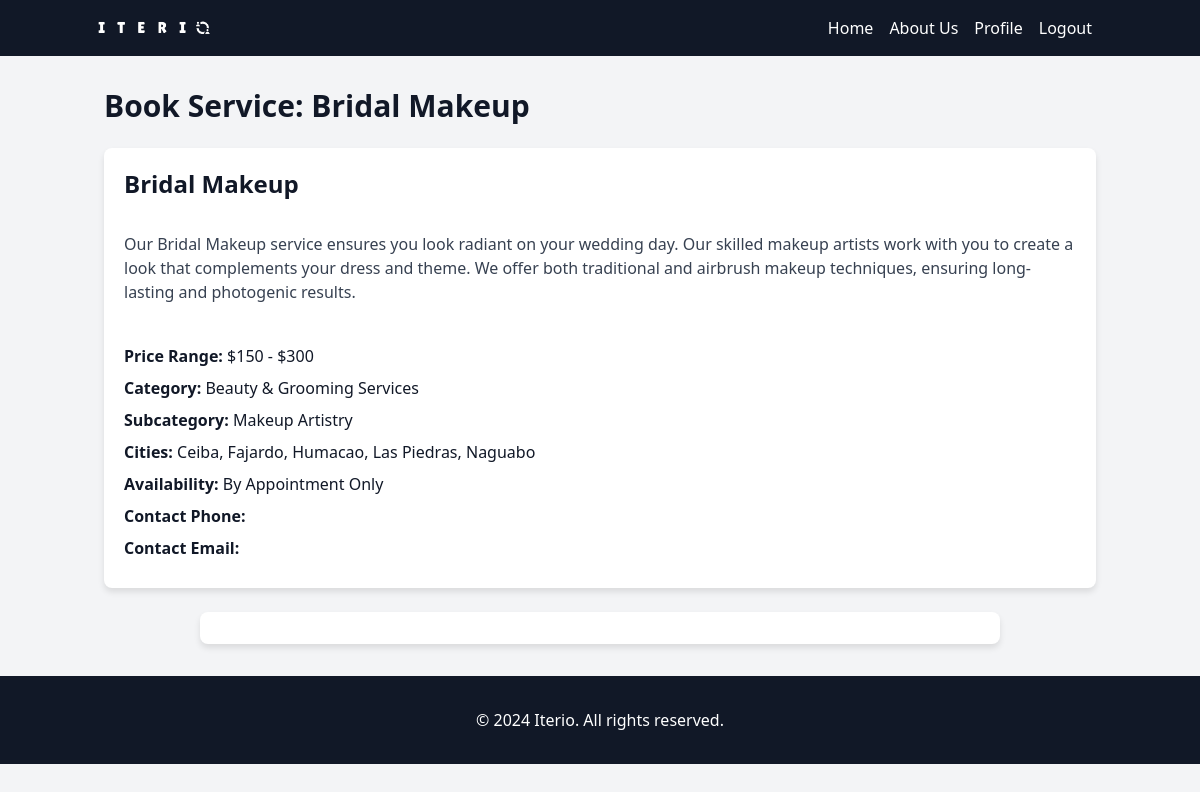
Page /services/72/book/ (signed in) on the committed database.
### iterio_app/models.py (models this page shows, shortened)
class Service(models.Model):
    name = models.CharField(max_length=100)
    description = models.TextField()
    price_range = models.CharField(max_length=100, blank=True)
    category = models.ForeignKey(Category, on_delete=models.CASCADE, related_name='services', default=11)
    subcategory = models.ForeignKey(SubCategory, on_delete=models.CASCADE, related_name='services')
    cities = models.ManyToManyField(City, related_name='services')
    picture = models.ImageField(upload_to='service_pictures', blank=True, null=True)
    availability = models.TextField(blank=True)
    contact_info = models.TextField(blank=True)

class Category(models.Model):
    name = models.CharField(max_length=100)
    img_path = models.CharField(max_length=120, blank=True)
    details = models.CharField(max_length=120, blank=True)
    redirect = models.CharField(max_length=120, blank=True)
    def __str__(self):
        return self.name
    class Meta:
        verbose_name_plural = 'Categories'

class SubCategory(models.Model):
    name = models.CharField(max_length=100)
    category = models.ForeignKey(Category, on_delete=models.CASCADE, related_name='subcategories')
    def __str__(self):
        return self.name
    class Meta:
        verbose_name_plural = 'Sub-categories'

class City(models.Model):
    name = models.CharField(max_length=100, unique=True)

### iterio_app/views.py (the view)
# urls.py: path('services/<int:service_id>/book/', views.book_service, name='book_service'),
@login_required
def book_service(request, service_id):
    service = get_object_or_404(Service, id=service_id)
    if request.method == 'POST':
        form = BookingForm(request.POST)
        if form.is_valid():
            booking = form.save(commit=False)
            booking.user = request.user
            booking.service_slot.is_booked = True
            booking.service_slot.save()
            booking.save()
            return redirect('booking_success')
    else:
        form = BookingForm()
    context = {
        'service': service,
        'form': form,
    }
    return render(request, 'iterio_app/book_service.html', context)

### iterio_app/templates/iterio_app/book_service.html (shortened to what this page needs)
<!DOCTYPE html>
{% load static %}
{% load static tailwind_tags %}
<html lang="en">
<head>
    {% tailwind_css %}
    <link rel="stylesheet" href="https://cdn.jsdelivr.net/npm/fullcalendar@5.10.1/main.min.css" />
</head>
<body class="font-sans text-gray-900 leading-normal antialiased bg-gray-100">
    {% include 'navbar.html' %}
    <div class="container mx-auto px-4 py-8">
        <h1 class="text-3xl font-bold mb-6">Book Service: {{ service.name }}</h1>
        <div class="info-container mb-6">
            <h2 class="text-2xl font-semibold mb-2">{{ service.name }}</h2>
            <div class="mb-4 text-gray-700">{{ service.description|safe }}</div>
            <p class="mb-2"><strong>Price Range:</strong> {{ service.price_range }}</p>
            <p class="mb-2"><strong>Category:</strong> {{ service.category }}</p>
            <p class="mb-2"><strong>Subcategory:</strong> {{ service.subcategory }}</p>
            <p class="mb-2"><strong>Cities:</strong>
                {% for city in service.cities.all %}
                    {{ city.name }}{% if not forloop.last %}, {% endif %}
                {% endfor %}
            </p>
            <p class="mb-2"><strong>Availability:</strong> {{ service.availability }}</p>
            <p class="mb-2"><strong>Contact Phone:</strong> {{ service.contact_phone }}</p>
            <p class="mb-2"><strong>Contact Email:</strong> {{ service.contact_email }}</p>
        </div>
        <div class="calendar-container">
        </div>
    </div>
    <footer class="bg-gray-900 text-white py-8">
        <div class="container mx-auto px-4">
            <p class="text-center">&copy; 2024 Iterio. All rights reserved.</p>
        </div>
    </footer>
</body>
</html>

### iterio_app/templates/iterio_app/book_service.html (style rules this page uses)
html, body { height: 100%; }
body { display: flex; flex-direction: column; }
.info-container { max-width: 2000px; margin: 0 auto; background-color: white; padding: 20px; border-radius: 8px; box-shadow: 0 4px 6px rgba(0, 0, 0, 0.1); text-align: left; }
.calendar-container { max-width: 800px; margin: 0 auto; background-color: white; padding: 16px; border-radius: 8px; box-shadow: 0 4px 6px rgba(0, 0, 0, 0.1); }

### rows in the picture
Service: name "Bridal Makeup", description "Our Bridal Makeup service ensures you look radiant on your wedding day. Our skilled makeup artists work with you to create a look that complements your dress and theme. We offer both traditional and airbrush makeup techniques, ensuring long-lasting and photogenic results.", price_range "$150 - $300", category "Beauty & Grooming Services", subcategory "Makeup Artistry", availability "By Appointment Only"
City: name "Ceiba"
City: name "Fajardo"
City: name "Humacao"
City: name "Las Piedras"
City: name "Naguabo"
